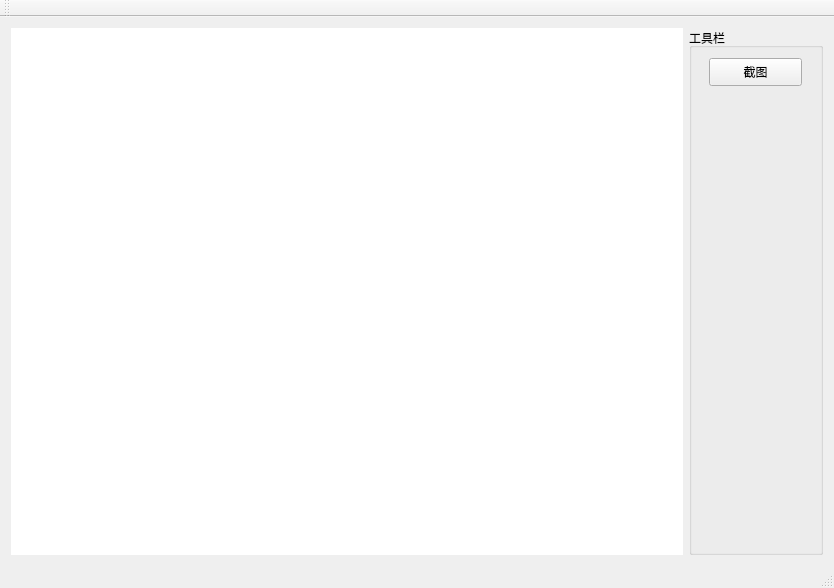
<?xml version="1.0" encoding="UTF-8"?>
<ui version="4.0">
 <class>MySnipasteClass</class>
 <widget class="QMainWindow" name="MySnipasteClass">
  <property name="geometry">
   <rect>
    <x>0</x>
    <y>0</y>
    <width>834</width>
    <height>588</height>
   </rect>
  </property>
  <property name="windowTitle">
   <string>MySnipaste</string>
  </property>
  <widget class="QWidget" name="centralWidget">
   <layout class="QVBoxLayout" name="verticalLayout">
    <item>
     <layout class="QHBoxLayout" name="horizontalLayout" stretch="5,1">
      <item>
       <widget class="QLabel" name="label">
        <property name="styleSheet">
         <string notr="true">background-color:rgb(255, 255, 255);</string>
        </property>
        <property name="text">
         <string/>
        </property>
       </widget>
      </item>
      <item>
       <widget class="QGroupBox" name="groupBox">
        <property name="title">
         <string>工具栏</string>
        </property>
        <widget class="QPushButton" name="pushButton">
         <property name="geometry">
          <rect>
           <x>20</x>
           <y>30</y>
           <width>93</width>
           <height>28</height>
          </rect>
         </property>
         <property name="text">
          <string>截图</string>
         </property>
        </widget>
       </widget>
      </item>
     </layout>
    </item>
   </layout>
  </widget>
  <widget class="QMenuBar" name="menuBar">
   <property name="geometry">
    <rect>
     <x>0</x>
     <y>0</y>
     <width>834</width>
     <height>26</height>
    </rect>
   </property>
  </widget>
  <widget class="QToolBar" name="mainToolBar">
   <attribute name="toolBarArea">
    <enum>TopToolBarArea</enum>
   </attribute>
   <attribute name="toolBarBreak">
    <bool>false</bool>
   </attribute>
  </widget>
  <widget class="QStatusBar" name="statusBar"/>
 </widget>
 <layoutdefault spacing="6" margin="11"/>
 <resources>
  <include location="../MySnipaste.qrc"/>
 </resources>
 <connections/>
</ui>
